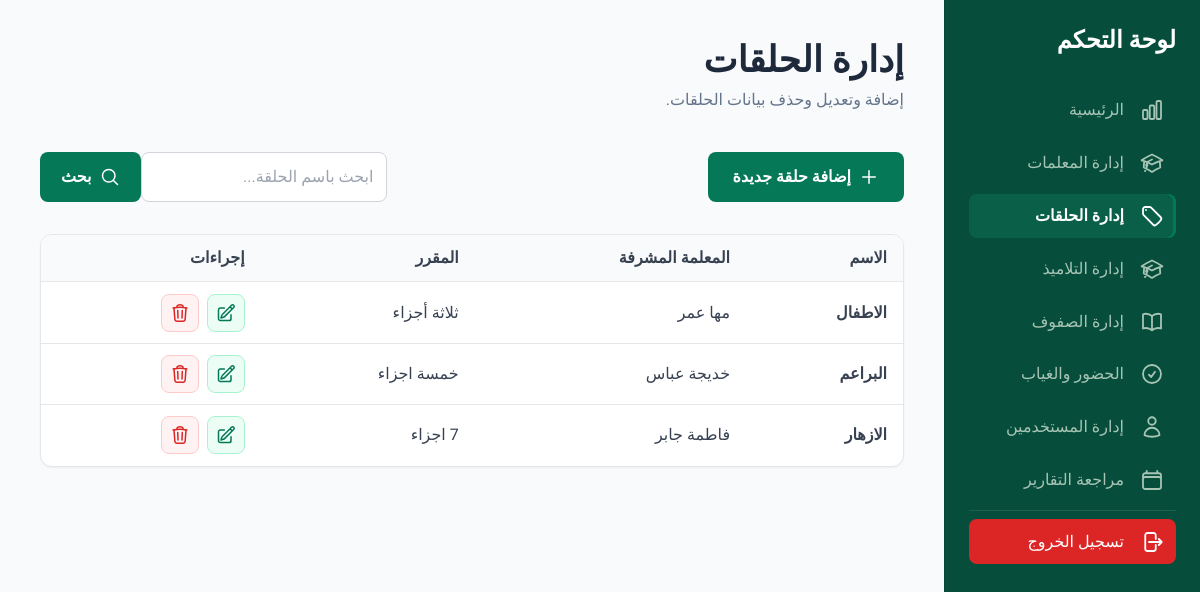
/administration/halaqa_list/ (signed in), run on the app's committed database.
### halaqs/models.py (models this page shows, shortened)
class Halaqa(models.Model):
    name =models.CharField(max_length=50,blank=False,null=False)
    res_teacher=models.ForeignKey('teachers.Teacher',on_delete=models.SET_NULL,null=True,blank=True)
    course=models.CharField(max_length=50,blank=False,null=False)
    notes=models.TextField(blank=True,null=True)

### teachers/models.py (models this page shows)
class Teacher(models.Model):
    name=models.CharField(max_length=100,blank=False,null=False)
    tel=models.CharField(max_length=10,blank=True,null=True)
    email=models.EmailField()
    address=models.CharField(max_length=100,blank=True,null=True)
    user_name=models.OneToOneField(User,on_delete=models.SET_NULL,blank=True,null=True)
    def __str__(self):
        return self.name

### administration/views.py (the view)
# urls.py: path('halaqa_list/', superuser_required(HalaqaList.as_view()), name='halaqa_list'),
class HalaqaList(ListView):
    model=Halaqa
    template_name='administration/halaqa_manage.html'
    context_object_name='halaqats'
    def get_queryset(self):
        query=super().get_queryset()
        if self.request.GET.get('q'):
            name=self.request.GET.get('q').rstrip()
            query=query.filter(name__icontains=name)
        return query

### templates/administration/halaqa_manage.html (shortened to what this page needs)
{% extends 'administration/s_base.html' %}
{% load static %}
{% block content %}
<main class="p-6 md:p-10">
    <header class="hidden md:block mb-10">
        <h1 class="text-3xl md:text-4xl font-black">إدارة الحلقات</h1>
        <p class="text-slate-500 mt-2">إضافة وتعديل وحذف بيانات الحلقات.</p>
    </header>
    <div class="flex flex-col md:flex-row md:justify-between md:items-center mb-8 gap-4">
        <a href="{% url 'administration:add_halaqa' %}" class="btn btn-primary w-full md:w-auto px-6 py-3 text-center flex items-center justify-center gap-2">
            {% include 'partials/icons/plus.svg' with icon_class='h-5 w-5' only %}
            إضافة حلقة جديدة
        </a>
        <form method="GET" action="" class="w-full md:w-auto md:max-w-sm">
            <div class="flex">
                <input type="text" name="q" placeholder="ابحث باسم الحلقة..."
                       class="input"
                       value="{{ request.GET.q }}">
                <button type="submit"
                        class="btn btn-primary px-5 py-3 rounded-e-lg flex items-center gap-2">
                    {% include 'partials/icons/magnifying-glass.svg' with icon_class='h-5 w-5' only %}
                    بحث
                </button>
            </div>
        </form>
    </div>
    <div class="table-wrap overflow-x-auto hidden md:block">
        <table class="table">
            <thead>
                <tr>
                    <th>الاسم</th>
                    <th>المعلمة المشرفة</th>
                    <th>المقرر</th>
                    <th>إجراءات</th>
                </tr>
            </thead>
            <tbody class="divide-y divide-slate-200">
                {% for halaqa in halaqats %}
                <tr>
                    <td class="p-4 font-semibold">{{ halaqa.name }}</td>
                    <td class="p-4 text-slate-600">{{ halaqa.res_teacher|default:'-' }}</td>
                    <td class="p-4 text-slate-600">{{ halaqa.course }}</td>
                    <td class="p-4">
                        <div class="flex items-center gap-2">
                            <a href="{% url 'administration:edit_halaqa' halaqa.id %}" aria-label="تعديل الحلقة" title="تعديل" class="p-2 rounded-lg bg-emerald-50 text-emerald-700 border border-emerald-200 hover:bg-emerald-100 transition">
                                {% include 'partials/icons/pencil-square.svg' with icon_class='h-5 w-5' only %}
                            </a>
                            <a href="{% url 'administration:delete_halaqa' halaqa.id %}" aria-label="حذف الحلقة" title="حذف" class="p-2 rounded-lg bg-red-50 text-red-600 border border-red-200 hover:bg-red-100 transition">
                                {% include 'partials/icons/trash.svg' with icon_class='h-5 w-5' only %}
                            </a>
                        </div>
                    </td>
                </tr>
                {% empty %}
                <tr>
                    <td colspan="4" class="p-0">
                        {% include 'partials/_empty_state.html' with title='لا توجد حلقات' subtitle='لم يتم تسجيل أي حلقة في النظام حتى الآن.' icon='partials/icons/tag.svg' %}
                    </td>
                </tr>
                {% endfor %}
            </tbody>
        </table>
    </div>
</main>
{% endblock %}

### templates/partials/icons/pencil-square.svg
<svg xmlns="http://www.w3.org/2000/svg" fill="none" viewBox="0 0 24 24" stroke-width="1.8" stroke="currentColor" aria-hidden="true" class="{{ icon_class|default:'h-6 w-6' }}">
  <path stroke-linecap="round" stroke-linejoin="round" d="M16.862 4.487l1.687-1.688a1.875 1.875 0 112.652 2.652L10.582 16.07a4.5 4.5 0 01-1.897 1.13L6 18l.8-2.685a4.5 4.5 0 011.13-1.897l8.932-8.931zm0 0L19.5 7.125M18 14v4.75A2.25 2.25 0 0115.75 21H5.25A2.25 2.25 0 013 18.75V8.25A2.25 2.25 0 015.25 6H10" />
</svg>

### templates/partials/icons/trash.svg
<svg xmlns="http://www.w3.org/2000/svg" fill="none" viewBox="0 0 24 24" stroke-width="1.8" stroke="currentColor" aria-hidden="true" class="{{ icon_class|default:'h-6 w-6' }}">
  <path stroke-linecap="round" stroke-linejoin="round" d="M14.74 9l-.346 9m-4.788 0L9.26 9m9.968-3.21c.342.052.682.107 1.022.166m-1.022-.165L18.16 19.673a2.25 2.25 0 01-2.244 2.077H8.084a2.25 2.25 0 01-2.244-2.077L4.772 5.79m14.456 0a48.108 48.108 0 00-3.478-.397m-12 .562c.34-.059.68-.114 1.022-.165m0 0a48.11 48.11 0 013.478-.397m7.5 0v-.916c0-1.18-.91-2.164-2.09-2.201a51.964 51.964 0 00-3.32 0c-1.18.037-2.09 1.022-2.09 2.201v.916m7.5 0a48.667 48.667 0 00-7.5 0" />
</svg>

### static/css/style.css (style rules this page uses)
:root { --bg: #f8fafc; --surface: #ffffff; --surface-2: #f8fafc; --border: #e5e7eb; --text-1: #0f172a; --text-2: #374151; --text-3: #6b7280; --accent: #047857; --accent-hover: #064e3b; --accent-soft: #ecfdf5; --danger: #dc2626; --danger-hover: #b91c1c; --chrome: #064e3b; --chrome-hover: #0a5f48; --chrome-text: #a7c4b5; --chrome-heading: #ffffff; --chrome-divider: rgba(255, 255, 255, 0.08); }
body { background: var(--bg); color: var(--text-1); }
.btn { display: inline-block; font-weight: 700; line-height: 1.5; border-radius: 8px; padding: 0.55rem 1.4rem; border: 1px solid transparent; cursor: pointer; text-align: center; }
.btn-primary { background: var(--accent); color: #fff; }
.table-wrap { background: var(--surface); border: 1px solid var(--border); border-radius: 12px; box-shadow: 0 1px 2px rgba(15, 23, 42, 0.05); overflow: hidden; }
.input, .select, .textarea { width: 100%; background: var(--surface); border: 1px solid #d1d5db; border-radius: 8px; padding: 0.55rem 0.75rem; color: var(--text-1); }
.table { width: 100%; text-align: right; border-collapse: collapse; }
.table th { background: var(--surface-2); color: var(--text-2); font-weight: 700; text-align: right; padding: 0.7rem 1rem; border-bottom: 1px solid var(--border); white-space: nowrap; }
.table td { padding: 0.7rem 1rem; border-bottom: 1px solid var(--border); color: var(--text-2); }
.table tbody tr:last-child td { border-bottom: none; }

### data on the page
Halaqa: name "الاطفال", res_teacher "مها عمر", course "ثلاثة أجزاء"
Halaqa: name "البراعم", res_teacher "خديجة عباس", course "خمسة اجزاء"
Halaqa: name "الازهار", res_teacher "فاطمة جابر", course "7 اجزاء"

### other printed values
{{ label }} "الرئيسية إدارة المعلمات إدارة الحلقات إدارة التلاميذ إدارة الصفوف الحضور والغياب إدارة المستخدمين مراجعة التقارير تسجيل الخروج"
